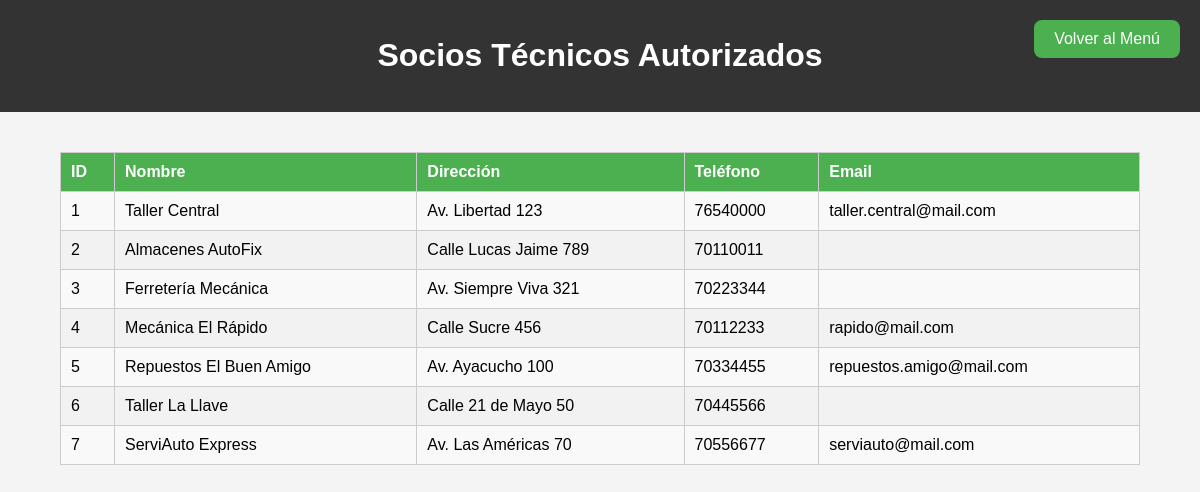
Page /logicaPresentacion/socios.php on the committed database.
### tables this page shows
CREATE TABLE `socios` (
  `id` int(11) NOT NULL,
  `nombre` varchar(100) NOT NULL,
  `direccion` varchar(255) DEFAULT NULL,
  `telefono` varchar(20) DEFAULT NULL,
  `email` varchar(100) DEFAULT NULL
);

### logicaDatos/repositorios/sociosBD.php (called while the page is built)
<?php
require_once 'C:/xampp/htdocs/taller_de_autos/logicaDatos/db_connection.php';
function obtenerSocios() {
    global $pdo;
    $query = "SELECT * FROM socios";
    $stmt = $pdo->query($query);
    return $stmt->fetchAll(PDO::FETCH_ASSOC);
}
?>

### logicaNegocio/socios/sociosNegocio.php (called while the page is built)
<?php
require_once '../logicaDatos/repositorios/sociosBD.php';
function mostrarSocios() {
    $socios = obtenerSocios();
    return $socios;
}
?>

### logicaPresentacion/socios.php (the view, shortened to what this page needs)
<?php
require_once '../logicaNegocio/socios/sociosNegocio.php';
$socios = mostrarSocios();
?>
<!DOCTYPE html>
<html lang="es">
<head>
    <link rel="stylesheet" href="css/styles.css">
</head>
<body>
    <header>
        <h1>Socios Técnicos Autorizados</h1>
        <a href="index.php" class="button-back-header">Volver al Menú</a>
    </header>
    <div class="table-container">
        <table>
            <thead>
                <tr>
                    <th>ID</th>
                    <th>Nombre</th>
                    <th>Dirección</th>
                    <th>Teléfono</th>
                    <th>Email</th>
                </tr>
            </thead>
            <tbody>
                <?php
                foreach ($socios as $socio) {
                    echo "<tr>";
                    echo "<td>" . $socio['id'] . "</td>";
                    echo "<td>" . $socio['nombre'] . "</td>";
                    echo "<td>" . $socio['direccion'] . "</td>";
                    echo "<td>" . $socio['telefono'] . "</td>";
                    echo "<td>" . $socio['email'] . "</td>";
                    echo "</tr>";
                }
                ?>
            </tbody>
        </table>
    </div>
</body>
</html>

### logicaPresentacion/css/styles.css (style rules this page uses)
body { font-family: Arial, sans-serif; margin: 0; padding: 0; background-color: #f4f4f4; }
header { background-color: #333; color: white; text-align: center; padding: 1em; }
.table-container { margin: 20px auto; max-width: 90%; overflow-x: auto; }
table { width: 100%; border-collapse: collapse; margin: 20px 0; }
table, th, td { border: 1px solid #ccc; }
th, td { padding: 10px; text-align: left; }
th { background-color: #4CAF50; color: white; }
td { background-color: #f9f9f9; }
tr:nth-child(even) td { background-color: #f2f2f2; }
.button-back-header { position: absolute; right: 20px; top: 20px; padding: 10px 20px; background-color: #4CAF50; color: white; font-size: 16px; border: none; border-radius: 8px; text-decoration: none; cursor: pointer; transition: background-color 0.3s ease; }

### rows in the picture
socios: id "1", nombre "Taller Central", direccion "Av. Libertad 123", telefono "76540000", email "taller.central@mail.com"
socios: id "2", nombre "Almacenes AutoFix", direccion "Calle Lucas Jaime 789", telefono "70110011"
socios: id "3", nombre "Ferretería Mecánica", direccion "Av. Siempre Viva 321", telefono "70223344"
socios: id "4", nombre "Mecánica El Rápido", direccion "Calle Sucre 456", telefono "70112233", email "rapido@mail.com"
socios: id "5", nombre "Repuestos El Buen Amigo", direccion "Av. Ayacucho 100", telefono "70334455", email "repuestos.amigo@mail.com"
socios: id "6", nombre "Taller La Llave", direccion "Calle 21 de Mayo 50", telefono "70445566"
socios: id "7", nombre "ServiAuto Express", direccion "Av. Las Américas 70", telefono "70556677", email "serviauto@mail.com"
